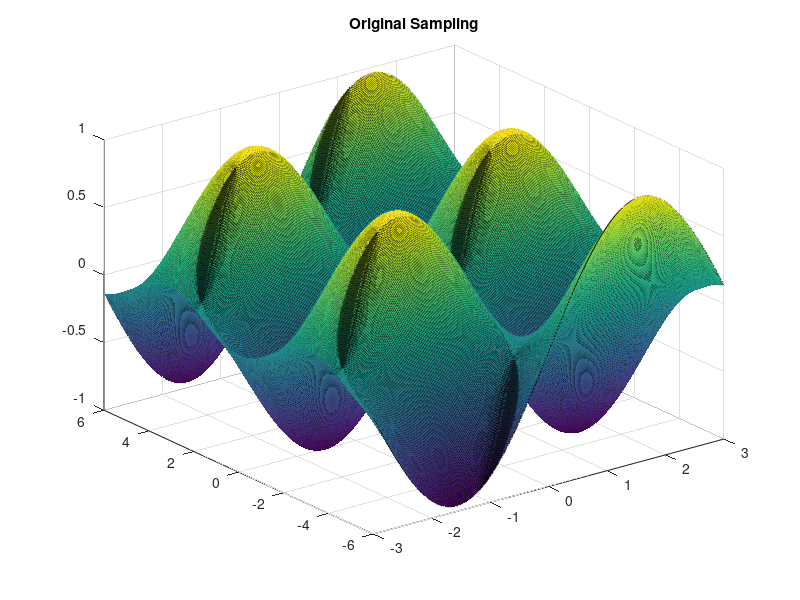
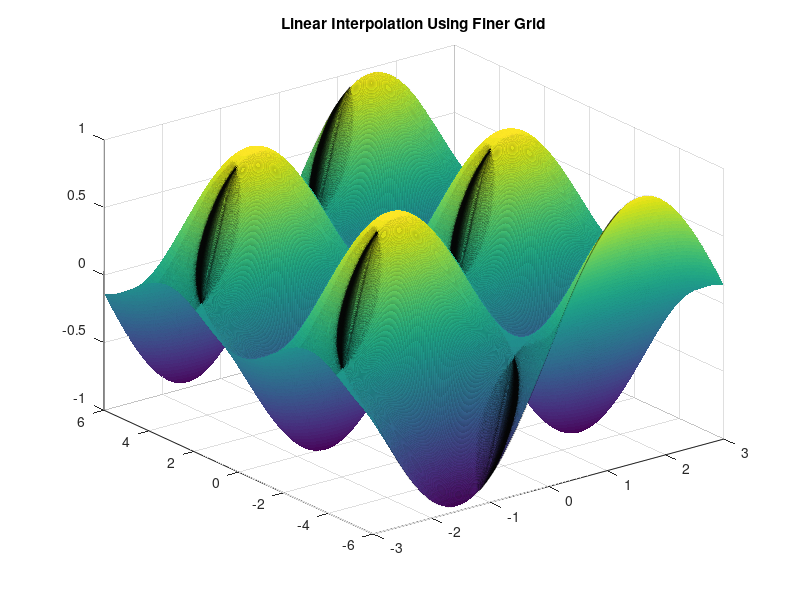

Write the MATLAB code that produced these figures, in order. (Note: this script raises an error after producing the figures.)
%% test for three interpolation methods:

a = 3;  h_c = 1/100;  h = 1/400;

%% 1) interp2
[X,Y] = meshgrid(-a:h_c:a, -2*a:h_c:2*a);
% [X,Y] = meshgrid(-a:h_c:a);
V = sin(X).*cos(Y);

figure(1)
surf(X,Y,V)
title('Original Sampling');

[Xq,Yq] = meshgrid(-a:h:a, -2*a:h:2*a); 
% [Xq,Yq] = meshgrid(-a:h:a);
Vq = interp2(X,Y,V,Xq,Yq);

figure(2)
surf(Xq,Yq,Vq);
title('Linear Interpolation Using Finer Grid');

% %% 2) interpolation
% [node,elem] = squaremesh([-a,a,-a,a],h_c);
% u = sin(node(:,1)).*cos(node(:,2));
% [xy,~] = squaremesh([-a,a,-a,a],h);
% uint = interpolation(node,elem,xy,u);
% 
% d1 = Vq(:) - uint;
% norm(d1, inf )


%% 3) interpolation2
[node,elem] = squaremesh([-a,a,-2*a,2*a],h_c);
u = sin(node(:,1)).*cos(node(:,2));
xmin = min(node(:,1));    xmax = max(node(:,1));
ymin = min(node(:,2));    ymax = max(node(:,2));
x = xmin:h_c:xmax; y = ymin:h_c:ymax; 
[xy,~] = squaremesh([-a,a,-2*a,2*a],h);
uint2 = interpolation2(x, y, u, xy);
d2 = Vq(:) - uint2;
norm(d2, inf )

figure(3); surf(Xq,Yq,reshape(uint2, size(Xq)));

% d3 = uint - uint2;
% norm(d3, inf )

